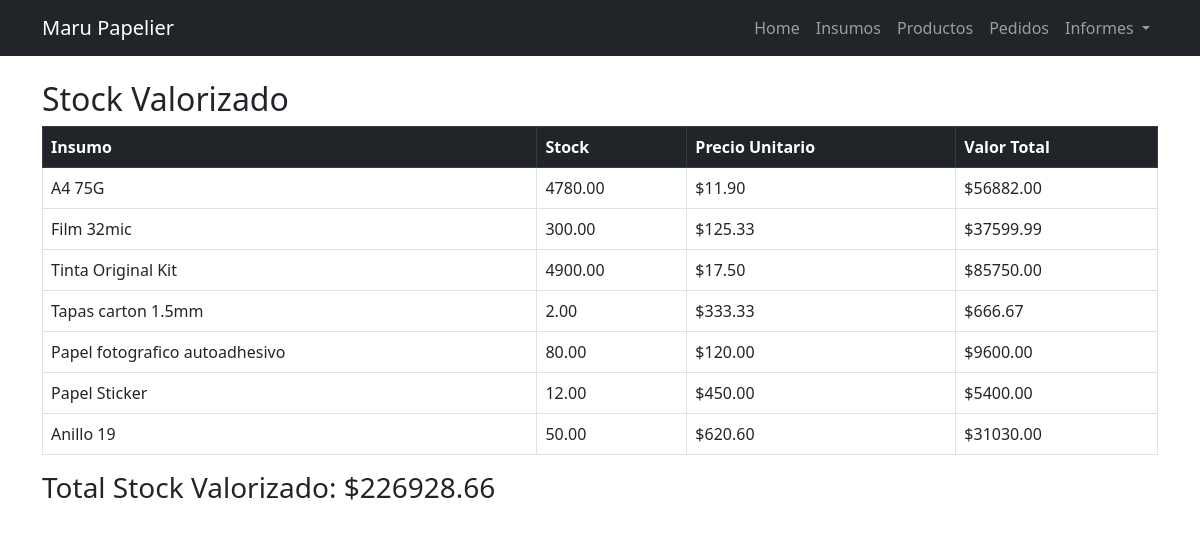
/gestion/informes/stock_valorizado/, run on the app's committed database.
### gestion/models.py (models this page shows, shortened)
class Insumo(models.Model):
    nombre = models.CharField(max_length=100)
    cantidad_total = models.PositiveIntegerField(help_text="Cantidad total recibida (ej. 500 hojas)")
    stock = models.PositiveIntegerField(default=0, help_text="Stock actual disponible")
    precio_total = models.DecimalField(max_digits=10, decimal_places=2, help_text="Precio total pagado por la cantidad recibida")
    costo_unitario = models.DecimalField(max_digits=10, decimal_places=4, editable=False, default=0)

### gestion/views.py (the view)
# urls.py: path("informes/stock_valorizado/", views.informe_stock_valorizado, name="informe_stock_valorizado"),
def informe_stock_valorizado(request):
    insumos = Insumo.objects.exclude(nombre__iexact="tiempo de produccion")  # Excluir "tiempo de producción"
    insumos = insumos.exclude(stock=0)
    for insumo in insumos:
        insumo.valor_total = insumo.stock * insumo.costo_unitario
    total_valorizado = sum(insumo.valor_total for insumo in insumos)
    return render(request, "informes/stock_valorizado.html", {
        "insumos": insumos,
        "total_valorizado": total_valorizado,
    })

### gestion/templates/informes/stock_valorizado.html (shortened to what this page needs)
{% extends 'gestion/base.html' %}
{% block content %}
<h2>Stock Valorizado</h2>
<table class="table table-bordered">
    <thead class="table-dark">
        <tr>
            <th>Insumo</th>
            <th>Stock</th>
            <th>Precio Unitario</th>
            <th>Valor Total</th>
        </tr>
    </thead>
    <tbody>
        {% for insumo in insumos %}
        <tr>
            <td>{{ insumo.nombre }}</td>
            <td>{{ insumo.stock|floatformat:2 }}</td>
            <td>${{ insumo.costo_unitario|floatformat:2 }}</td>
            <td>${{ insumo.valor_total|floatformat:2 }}</td>
        </tr>
        {% endfor %}
    </tbody>
</table>
<h3>Total Stock Valorizado: ${{ total_valorizado|floatformat:2 }}</h3>
{% endblock %}

### data on the page
Insumo: nombre "A4 75G", stock "4780.00", costo_unitario "11.90", valor_total "56882.00"
Insumo: nombre "Film 32mic", stock "300.00", costo_unitario "125.33", valor_total "37599.99"
Insumo: nombre "Tinta Original Kit", stock "4900.00", costo_unitario "17.50", valor_total "85750.00"
Insumo: nombre "Tapas carton 1.5mm", stock "2.00", costo_unitario "333.33", valor_total "666.67"
Insumo: nombre "Papel fotografico autoadhesivo", stock "80.00", costo_unitario "120.00", valor_total "9600.00"
Insumo: nombre "Papel Sticker", stock "12.00", costo_unitario "450.00", valor_total "5400.00"
Insumo: nombre "Anillo 19", stock "50.00", costo_unitario "620.60", valor_total "31030.00"

### other printed values
{{ total_valorizado|floatformat:2 }} "226928.66"
